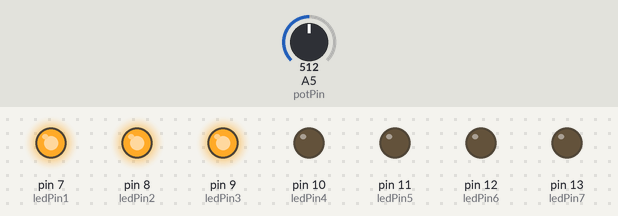
The sketch below on a simulated Arduino Uno, built with avr-gcc and run on an emulated ATmega328P. Parts: output pins drawn as LEDs (lit = HIGH). The test bench sets the inputs (shaded band); at power-on: A5 (potPin) = 512.

Above: at 1.2 s.
1.3 s: A5 (potPin) set to 570
2.8 s: A5 (potPin) set to 599
At 3.6 s:
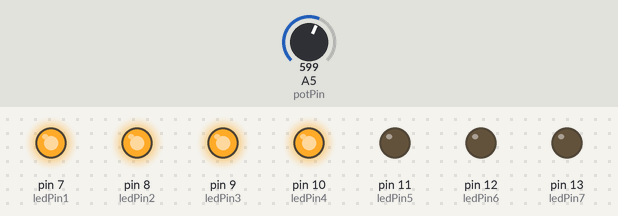
4.3 s: A5 (potPin) set to 428
At 4.8 s:
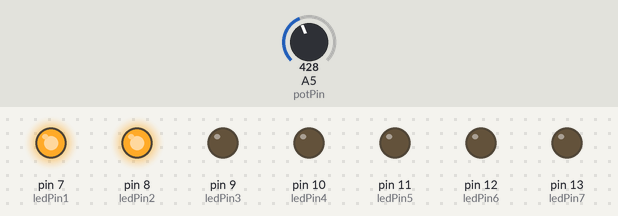
5.8 s: A5 (potPin) set to 308
7.3 s: A5 (potPin) set to 282
At 8.3 s:
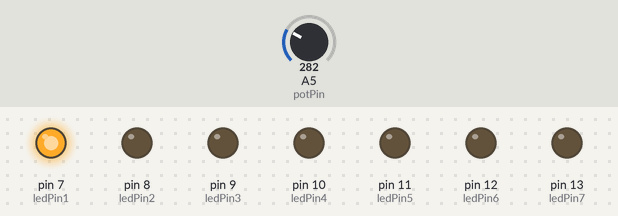
8.8 s: A5 (potPin) set to 302
At 9.4 s:
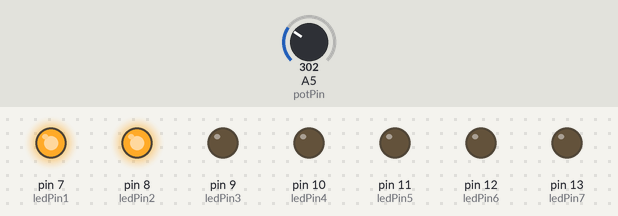
Timing chart, 0 to 11.3 s (numbered marks = the images above; inputs shaded):
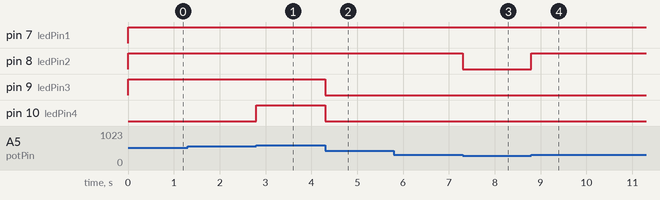

The sketch:

Opdracht_3.ino
```cpp
//Poorten lichtjes en potmeter en begin potmeter waarde 0
const int potPin = A5;
const int ledPin1 = 7;
const int ledPin2 = 8;
const int ledPin3 = 9;
const int ledPin4 = 10;
const int ledPin5 = 11;
const int ledPin6 = 12;
const int ledPin7 = 13;
int potmeterWaarde = 0;


void setup() {
  //Setup de lichtjes
  pinMode(ledPin1, OUTPUT);
  pinMode(ledPin2, OUTPUT);
  pinMode(ledPin3, OUTPUT);
  pinMode(ledPin4, OUTPUT);
  pinMode(ledPin5, OUTPUT);
  pinMode(ledPin6, OUTPUT);
  pinMode(ledPin7, OUTPUT);

}

void loop() {

  //Lezen van waarde potmeter
  potmeterWaarde = analogRead(potPin);

  //Waardes checken van potmeter
  //Bepaal licht aan of uit
  if(potmeterWaarde > 146){
    digitalWrite(ledPin1, HIGH);
  }
  if(potmeterWaarde > 292){
    digitalWrite(ledPin2, HIGH);

  }
  if(potmeterWaarde > 438){
    digitalWrite(ledPin3, HIGH);

  }
  if(potmeterWaarde > 582){
    digitalWrite(ledPin4, HIGH);

  }
  if(potmeterWaarde > 728){
    digitalWrite(ledPin5, HIGH);

  }
  if(potmeterWaarde > 874){
    digitalWrite(ledPin6, HIGH);

  }
  if(potmeterWaarde > 1020){
    digitalWrite(ledPin7, HIGH);
  }

  if(potmeterWaarde < 146){
    digitalWrite(ledPin1, LOW);
  }
  if(potmeterWaarde < 292){
    digitalWrite(ledPin2, LOW);

  }
  if(potmeterWaarde < 438){
    digitalWrite(ledPin3, LOW);

  }
  if(potmeterWaarde < 582){
    digitalWrite(ledPin4, LOW);

  }
  if(potmeterWaarde < 728){
    digitalWrite(ledPin5, LOW);

  }
  if(potmeterWaarde < 874){
    digitalWrite(ledPin6, LOW);

  }
  if(potmeterWaarde < 1020){
    digitalWrite(ledPin7, LOW);
  }


}
```

Measured:
- the behaviour switches between 582 and 583 on A5 (potPin) (found by bisection; images 0 and 1)
- the behaviour switches between 292 and 291 on A5 (potPin) (found by bisection; images 2 and 3)
- after the input at 1.3 s, every drawn part: stays the same
- after the input at 2.8 s, pin 10 (ledPin4): LOW → HIGH at once
- after the input at 4.3 s, pin 9 (ledPin3), pin 10 (ledPin4): HIGH → LOW at once
- after the input at 5.8 s, every drawn part: stays the same
- after the input at 7.3 s, pin 8 (ledPin2): HIGH → LOW at once
- after the input at 8.8 s, pin 8 (ledPin2): LOW → HIGH at once
